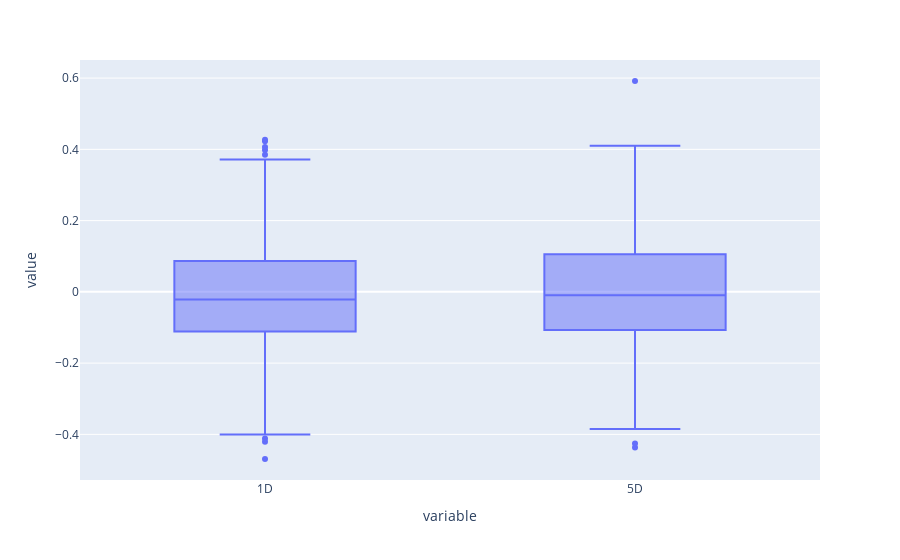

Notebook source saved alongside this figure:
### Code cell
pd.options.plotting.backend = "plotly"
fig = ic.boxplot()
fig.show()

### Figure 1 — Plotly figure (JSON) as saved in the notebook; plotly's stock layout.template omitted (floating-point values rounded to 4 significant figures; data arrays with more than 128 entries replaced by an {"elided": "..."} marker saying what was removed)
{"data": [{"alignmentgroup": "True", "hovertemplate": "variable=%{x}<br>value=%{y}<extra></extra>", "legendgroup": "", "marker": {"color": "#636efa"}, "name": "", "notched": false, "offsetgroup": "", "orientation": "v", "showlegend": false, "x": {"elided": "1982 str values"}, "x0": " ", "xaxis": "x", "y": {"elided": "1982 float values"}, "y0": " ", "yaxis": "y", "type": "box"}], "layout": {"xaxis": {"anchor": "y", "domain": [0.0, 1.0], "title": {"text": "variable"}}, "yaxis": {"anchor": "x", "domain": [0.0, 1.0], "title": {"text": "value"}}, "legend": {"tracegroupgap": 0}, "margin": {"t": 60}, "boxmode": "group"}}
